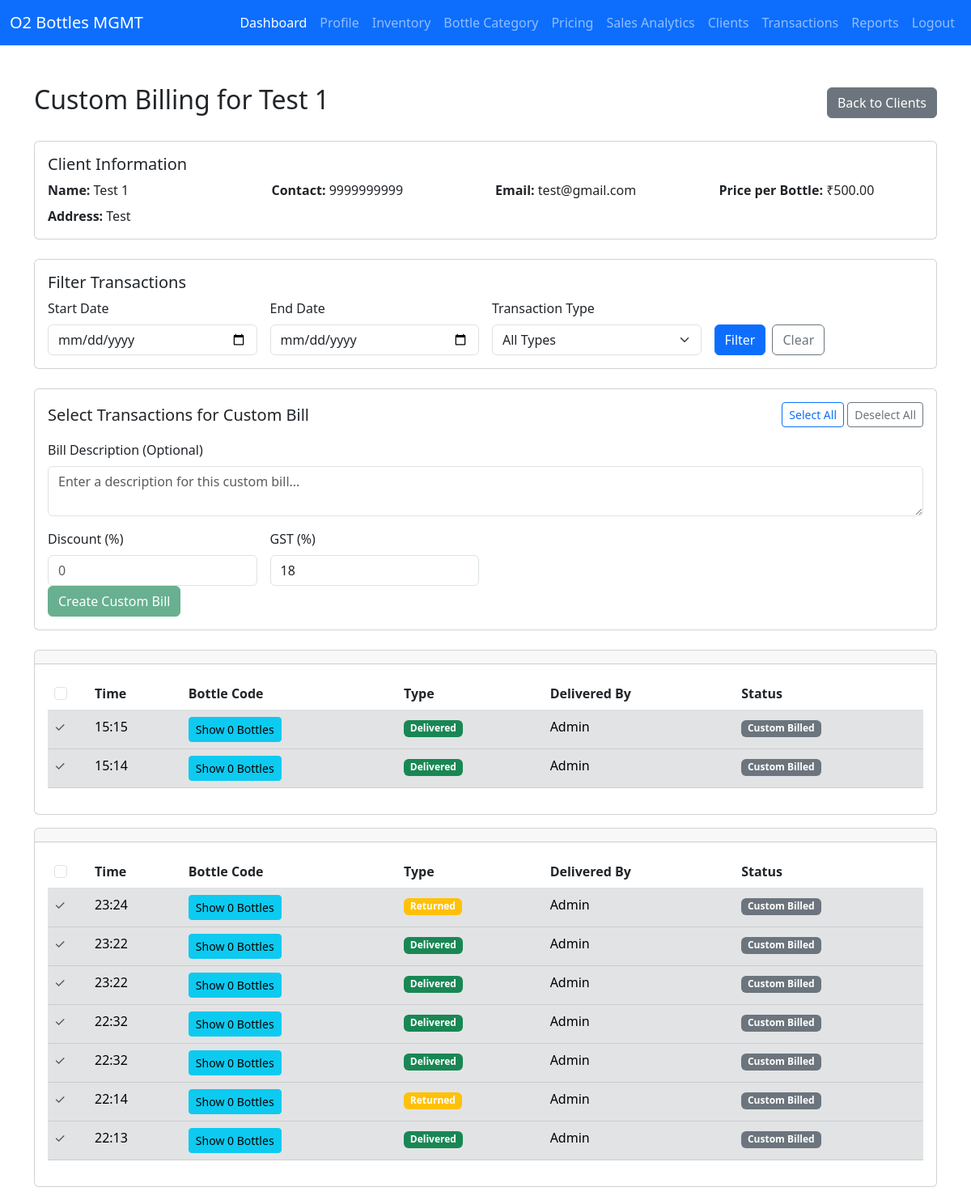
Page /clients/2/custom-billing/ (signed in) on the earlier database version.
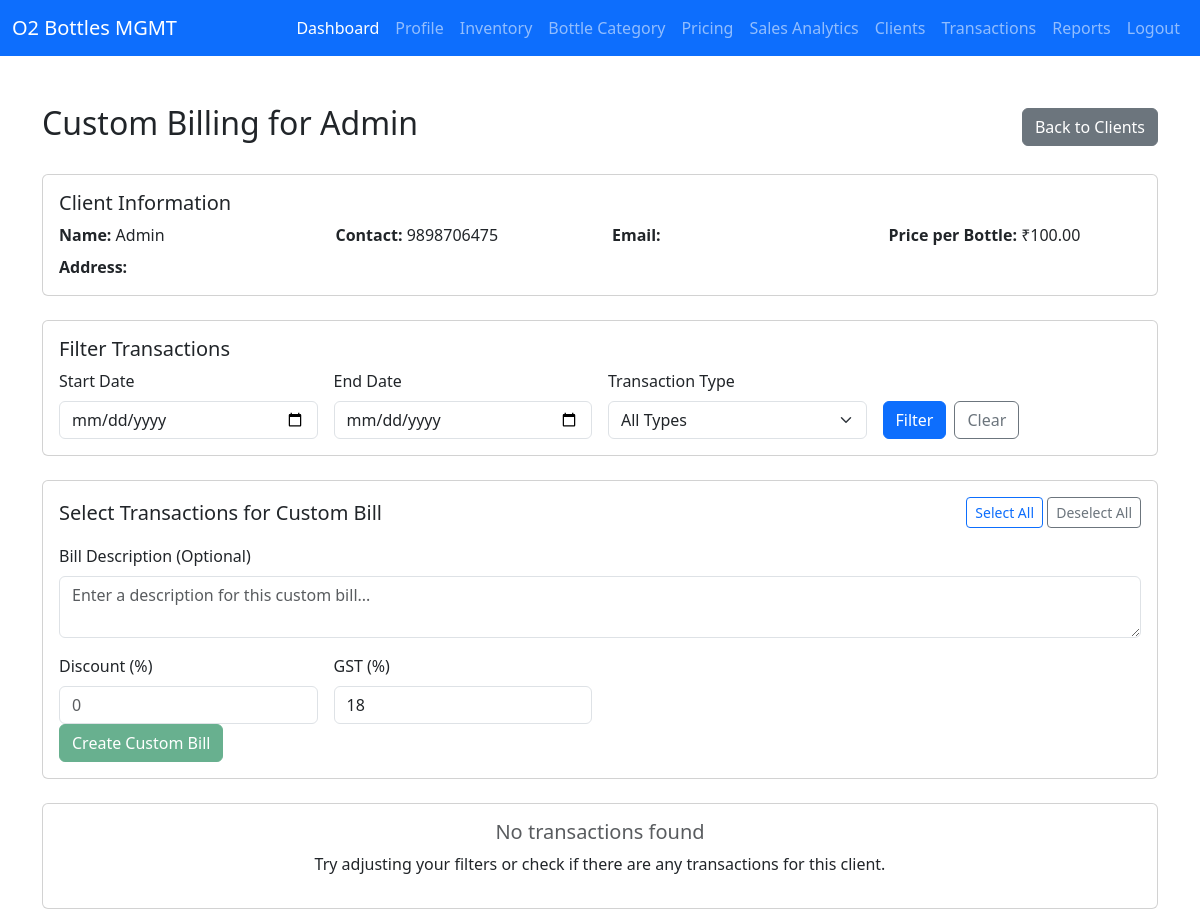
Same page on the later database version.
### bottle_MGMT/models.py (models this page shows, shortened)
class Client(models.Model):
    ROLE_CHOICES = [
        ('customer', 'Customer'),
        ('admin', 'Admin'),
    ]
    name = models.CharField(max_length=100)
    contact = models.CharField(max_length=10)
    alt_contact = models.CharField(max_length=10, blank=True, null=True)
    email = models.EmailField()
    address = models.TextField()
    company_name = models.CharField(max_length=150, blank=True, null=True)
    gst_number = models.CharField(max_length=20, blank=True, null=True)
    role = models.CharField(max_length=10, choices=ROLE_CHOICES, default='customer')
    owner_gst = models.CharField(max_length=20, blank=True, null=True)
    bank_account = models.CharField(max_length=50, blank=True, null=True)
    card = models.CharField(max_length=50, blank=True, null=True)
    account_holder = models.CharField(max_length=100, blank=True, null=True)
    account_number = models.CharField(max_length=30, blank=True, null=True)
    ifsc = models.CharField(max_length=15, blank=True, null=True)
    branch = models.CharField(max_length=100, blank=True, null=True)
    account_type = models.CharField(max_length=20, blank=True, null=True)
    mmid = models.CharField(max_length=20, blank=True, null=True)
    vpa = models.CharField("Virtual Payment Address", max_length=100, blank=True, null=True)
    upi_number = models.CharField(max_length=15, blank=True, null=True)
    upi_qr = models.ImageField(upload_to="upi_qr/", blank=True, null=True)

class BottlePricing(models.Model):
    price = models.DecimalField(max_digits=10, decimal_places=2, default=100)
    @staticmethod
    def get_solo():
        obj, created = BottlePricing.objects.get_or_create(id=1)
        return obj

class Transaction(models.Model):
    TRANSACTION_TYPE = [
        ('delivered', 'Delivered'),
        ('returned', 'Returned'),
    ]
    bottles = models.ManyToManyField(Bottle)
    client = models.ForeignKey(Client, on_delete=models.CASCADE)
    date = models.DateTimeField(default=timezone.now, help_text="Date and time of the transaction")
    custom_date = models.DateTimeField(null=True, blank=True, help_text="Optional custom date for the transaction. If not provided, current date/time will be used.")
    delivered_by = models.ForeignKey(User, on_delete=models.SET_NULL, null=True)
    transaction_type = models.CharField(max_length=10, choices=TRANSACTION_TYPE)
    billed = models.BooleanField(default=False)  # Track if this transaction has been billed

### bottle_MGMT/views.py (the view)
# urls.py: path('clients/<int:client_id>/custom-billing/', views.custom_billing_view, name='custom_billing'),
@staff_member_required
def custom_billing_view(request, client_id):
    client = get_object_or_404(Client, id=client_id)
    start_date = request.GET.get('start_date')
    end_date = request.GET.get('end_date')
    transaction_type = request.GET.get('transaction_type', '')
    transactions = Transaction.objects.filter(client=client).order_by('-date')
    if start_date:
        try:
            start_date = datetime.strptime(start_date, '%Y-%m-%d').date()
            transactions = transactions.filter(date__date__gte=start_date)
        except ValueError:
            pass
    if end_date:
        try:
            end_date = datetime.strptime(end_date, '%Y-%m-%d').date()
            transactions = transactions.filter(date__date__lte=end_date)
        except ValueError:
            pass
    if transaction_type:
        transactions = transactions.filter(transaction_type=transaction_type)
    transactions_by_date = {}
    for transaction in transactions:
        date_key = transaction.date.strftime('%Y-%m-%d')
        if date_key not in transactions_by_date:
            transactions_by_date[date_key] = []
        transactions_by_date[date_key].append(transaction)
    price = BottlePricing.get_solo().price
    custom_billed_transactions = set()
    custom_bills = Bill.objects.filter(client=client, bill_type='custom')
    for bill in custom_bills:
        custom_billed_transactions.update(
            bill.bill_transactions.values_list('transaction_id', flat=True)
        )
    context = {
        'client': client,
        'transactions_by_date': transactions_by_date,
        'price': price,
        'custom_billed_transactions': custom_billed_transactions,
        'start_date': start_date,
        'end_date': end_date,
        'transaction_type': transaction_type,
    }
    return render(request, 'custom_billing.html', context)

### templates/custom_billing.html (shortened to what the changed rows need)
{% extends "base.html" %}
{% load widget_tweaks %}
{% block content %}
    <div class="row">
        <div class="col-12">
            <div class="d-flex justify-content-between align-items-center mb-4">
                <h2>Custom Billing for {{ client.name }}</h2>
                <a href="{% url 'client_list' %}" class="btn btn-secondary">Back to Clients</a>
            </div>
            <div class="card mb-4">
                <div class="card-body">
                    <h5 class="card-title">Client Information</h5>
                    <div class="row">
                        <div class="col-md-3">
                            <strong>Name:</strong> {{ client.name }}
                        </div>
                        <div class="col-md-3">
                            <strong>Contact:</strong> {{ client.contact }}
                        </div>
                        <div class="col-md-3">
                            <strong>Email:</strong> {{ client.email }}
                        </div>
                        <div class="col-md-3">
                            <strong>Price per Bottle:</strong> ₹{{ price }}
                        </div>
                    </div>
                    <div class="mt-2">
                        <strong>Address:</strong> {{ client.address }}
                    </div>
                </div>
            </div>
            <form method="POST" action="{% url 'create_custom_bill' client.id %}">
                {% if transactions_by_date %}
                    {% for date, transactions in transactions_by_date.items %}
                    <div class="card mb-3">
                        <div class="card-header">
                        </div>
                        <div class="card-body">
                            <div class="table-responsive">
                                <table class="table table-hover">
                                    <thead>
                                        <tr>
                                            <th width="50">
                                                <input type="checkbox" class="form-check-input date-select-all"
                                                       data-date="{{ date }}" onchange="toggleDateSelection('{{ date }}')">
                                            </th>
                                            <th>Time</th>
                                            <th>Bottle Code</th>
                                            <th>Type</th>
                                            <th>Delivered By</th>
                                            <th>Status</th>
                                        </tr>
                                    </thead>
                                    <tbody>
                                        {% for transaction in transactions %}
                                        <tr class="{% if transaction.id in custom_billed_transactions %}table-secondary{% endif %}">
                                            <td>
                                                {% if transaction.id not in custom_billed_transactions and not transaction.billed %}
                                                <input type="checkbox" class="form-check-input transaction-checkbox"
                                                       name="selected_transactions" value="{{ transaction.id }}"
                                                       data-date="{{ date }}" onchange="updateCreateButton()">
                                                {% else %}
                                                <span class="text-muted">✓</span>
                                                {% endif %}
                                            </td>
                                            <td>{{ transaction.date|time:"H:i" }}</td>
                                            <td>
                                                {% with transaction.bottles.count as bottle_count %}
                                                <button type="button" class="btn btn-sm btn-info" data-bs-toggle="modal" data-bs-target="#bottlesModal{{ transaction.id }}">
                                                    Show {{ bottle_count }} Bottle{% if bottle_count != 1 %}s{% endif %}
                                                </button>
                                                {% endwith %}
                                            </td>
                                            <td>
                                                <span class="badge {% if transaction.transaction_type == 'delivered' %}bg-success{% else %}bg-warning{% endif %}">
                                                    {{ transaction.transaction_type|title }}
                                                </span>
                                            </td>
                                            <td>{{ transaction.delivered_by.username|title }}</td>
                                            <td>
                                                {% if transaction.id in custom_billed_transactions %}
                                                <span class="badge bg-secondary">Custom Billed</span>
                                                {% elif transaction.billed %}
                                                <span class="badge bg-info">Auto Billed</span>
                                                {% else %}
                                                <span class="badge bg-light text-dark">Unbilled</span>
                                                {% endif %}
                                            </td>
                                        </tr>
                                        {% endfor %}
                                    </tbody>
                                </table>
                            </div>
                        </div>
                    </div>
                    {% endfor %}
                {% else %}
                    <div class="card">
                        <div class="card-body text-center">
                            <h5 class="text-muted">No transactions found</h5>
                            <p>Try adjusting your filters or check if there are any transactions for this client.</p>
                        </div>
                    </div>
                {% endif %}
            </form>
        </div>
    </div>
{% endblock %}

Differences in the rows shown:
removed Transaction: shows "Custom Billed"
removed Transaction: shows "Custom Billed"
removed Transaction: shows "Custom Billed"
removed Transaction: shows "Custom Billed"
no longer on this page (row edited): Transaction: shows "Custom Billed"
no longer on this page (row edited): Transaction: shows "Custom Billed"
no longer on this page (row edited): Transaction: shows "Custom Billed"
no longer on this page (row edited): Transaction: shows "Custom Billed"
no longer on this page (row edited): Transaction: shows "Custom Billed"
changed Client: name "Test 1" → "Admin"; contact "9999999999" → "9898706475"; email "test@gmail.com" → (not shown); address "Test" → (not shown)
changed BottlePricing: price "500.00" → "100.00"
Other differences:
text now shown: "No transactions found Try adjusting your filters or check if there are any transactions for this client."
